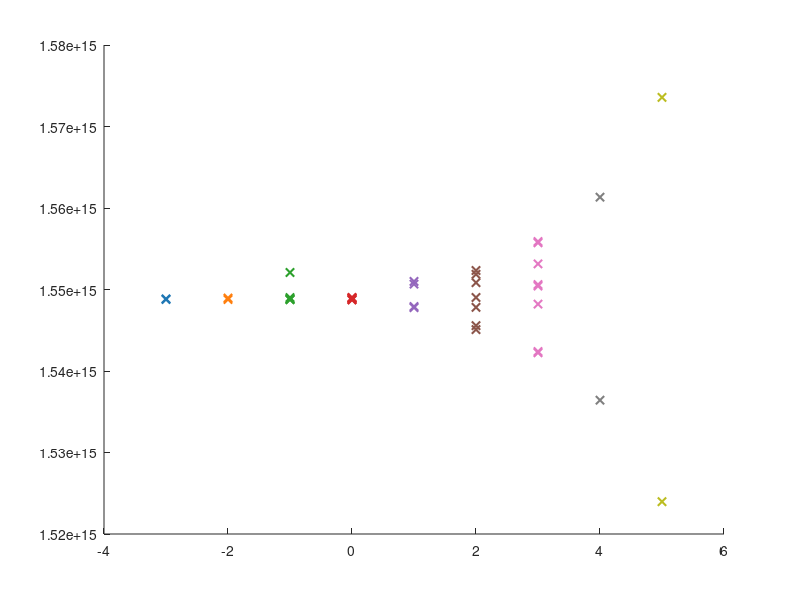

Source code (MATLAB): (Note: this script raises an error after producing the figure.)
clc;clear;close all;

m_values = [-3, -2, -1, 0, 1, 2, 3, 4, 5 ]; 
function_values = {
    [1.548779838378416E15,1.548845559325475E15],                           
    [1.548779838378416E15,1.548955094237239E15],                           
    [1.548736024413711E15,1.548801745360769E15,1.548845559325475E15,...
     1.548998908201944E15,1.552087792713689E15],                           
    [1.548714117431358E15,1.548757931396064E15,1.548845559325475E15,...
     1.548933187254886E15,1.548977001219592E15,1.549020815184297E15],      
    [1.547772117190187E15,1.547903559084304E15,1.550663838860757E15,...
     1.550992443596049E15],                                                
    [1.545077558360793E15,1.545559511972554E15,1.547815931154893E15,...
     1.549020815184297E15,1.550839094719580E15,1.551868722890161E15,...
     1.552328769519570E15],                                                
    [1.542229650654929E15,1.542382999531398E15,1.548210256837244E15,...
     1.550422862054877E15,1.550598117913699E15,1.553139327866624E15,...
     1.555724351784255E15,1.555877700660725E15],                           
    [1.536424300331436E15,1.561332539266572E15],                           
    [1.523959227372692E15,1.573578542401789E15],                           
};

colors = [
    0.1216, 0.4667, 0.7059;  
    1.0000, 0.4980, 0.0549;  
    0.1725, 0.6275, 0.1725;  
    0.8392, 0.1529, 0.1569;  
    0.5804, 0.4039, 0.7412;  
    0.5490, 0.3373, 0.2941;  
    0.8902, 0.4667, 0.7608;  
    0.4980, 0.4980, 0.4980;  
    0.7373, 0.7412, 0.1333   
]; 

figure;
hold on;
for i = length(m_values):-1:1
    m = m_values(i);
    values = function_values{i};
    scatter(repmat(m, size(values)), values,...
        'x','LineWidth', 1.5,'MarkerEdgeColor', colors(i,:));
end

yline(1.548823652343122e+15,'k-','LineWidth',1.5)
hold off;

xlabel('m', 'Interpreter', 'latex');
ylabel('Frequency (Hz)', 'Interpreter', 'latex');
legend('$\tilde{\omega}_{n\pm},\ \delta_1 = 2^{5}$',...
    '$\tilde{\omega}_{n\pm},\ \delta_1 = 2^{4}$',...
    '$\tilde{\omega}_{n\pm},\ \delta_1 = 2^{3}$',...
    '$\tilde{\omega}_{n\pm},\ \delta_1 = 2^{2}$',...
    '$\tilde{\omega}_{n\pm},\ \delta_1 = 2^{1}$',...
    '$\tilde{\omega}_{n\pm},\ \delta_1 = 2^{0}$',...
    '$\tilde{\omega}_{n\pm},\ \delta_1 = 2^{-1}$',...
    '$\tilde{\omega}_{n\pm},\ \delta_1 = 2^{-2}$',...
    '$\tilde{\omega}_{n\pm},\ \delta_1 = 2^{-3}$',...
    '$\tilde{\omega}_{s,n}$','Interpreter', 'latex')
grid off;